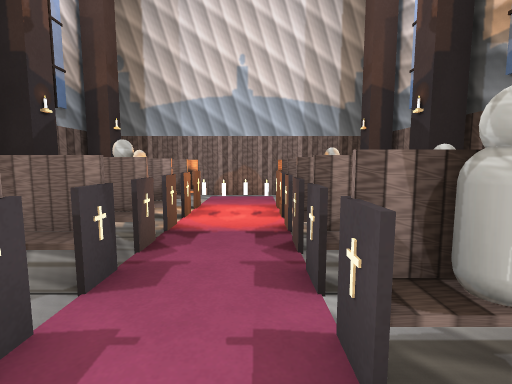
View 1 (above)

12 first-person views from a walk through a Unity game level. The camera is 1.2 m above the floor, tilts 6° down and sees 85° across. The floor is counted in squares, 1 m on a side. Each view is taken from the middle of a square. On the plan, view 1 faces up. The plan holds only what a view shows up to about 13 squares ahead; the rest is blank. Some animated figures are left out. Some surface patterns are stand-ins.

View 2
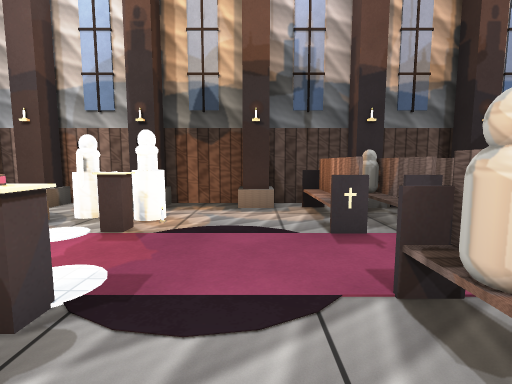

View 3
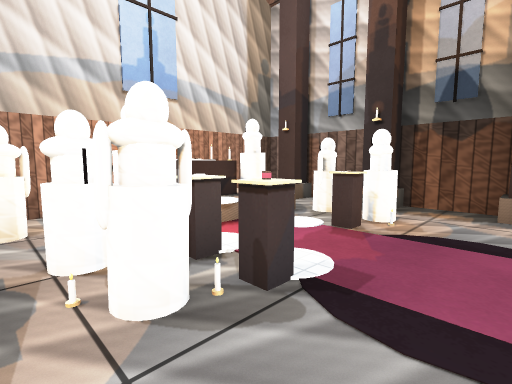

View 4
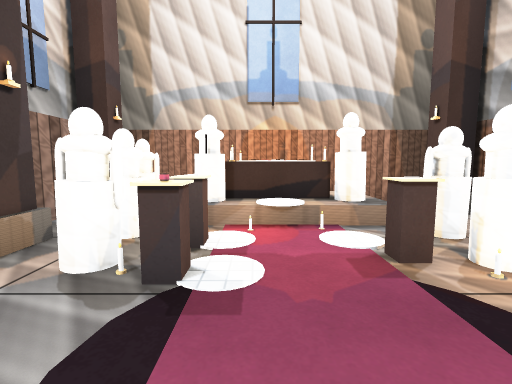

View 5
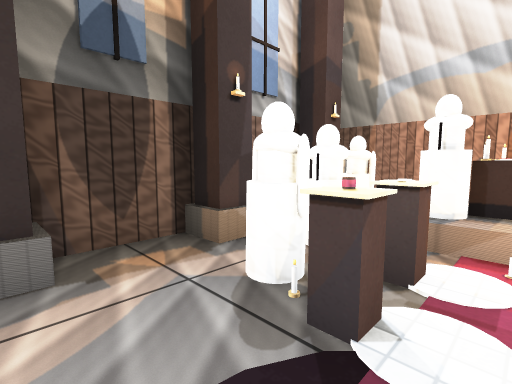

View 6
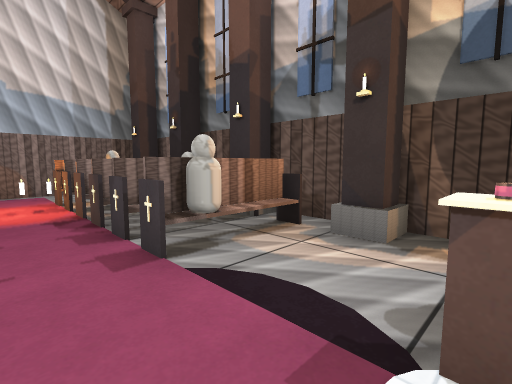

View 7
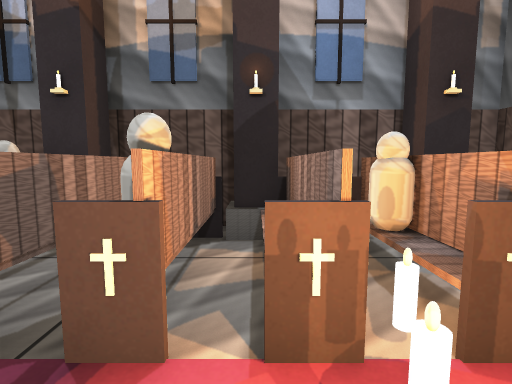

View 8
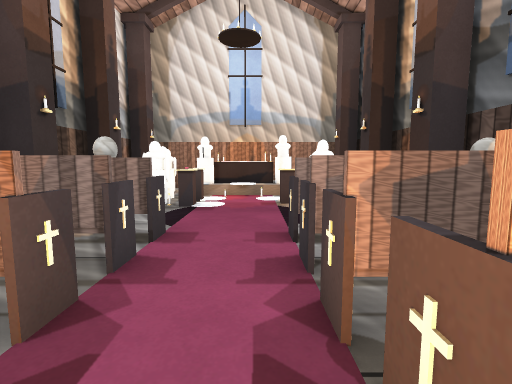

View 9
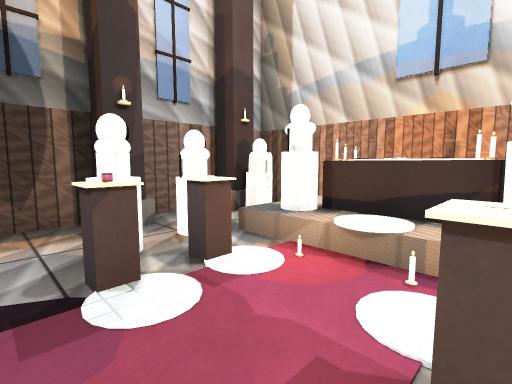

View 10
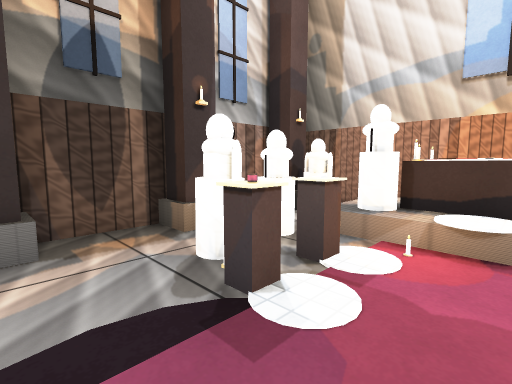

View 11
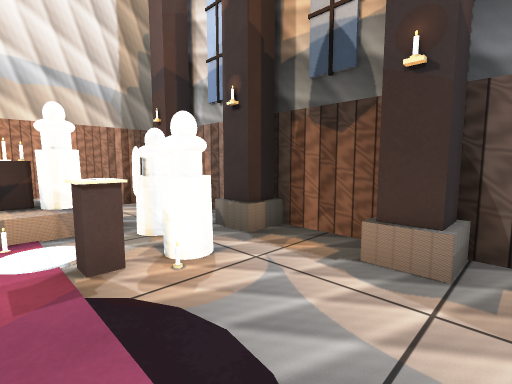

View 12
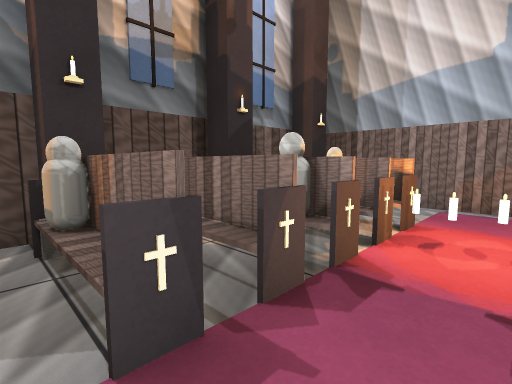

### Floor plan
Key: @ floor where view 1 was taken; # wall or solid block; x gap in a wall; . floor; = window, fence, low wall or low ledge; O other object.
Columns run from 5 left of view 1 to 4 right of it. Each row starts with its distance up from view 1.
  9 ##
  8 #.O#..#
  7 ##O#OO#
  6  O==..##
  5 ###O..#
  4  ##=..=##
  3 ####..####
  2 #=.x..O.##
  1 #..=..OO.#
  0  ....@...
 -1 #........#
 -2 #.OO..OO.#
 -3  .OO..OO.
 -4 ##O....O.#
 -5 ##.OOOO..#
 -6  #.OOOO.O#
 -7  #########

Positions as (right, up) in squares from view 1, and headings:
1: (0, 0), facing up
2: (3, 0), facing left
3: (3, 0), facing down-left
4: (0, 1), facing down
5: (0, 0), facing down-right
6: (-1, -2), facing up-right
7: (0, 6), facing left
8: (-1, 6), facing down
9: (-2, -1), facing down-right
10: (-1, 0), facing down-right
11: (-1, 1), facing down-left
12: (0, 2), facing up-left
